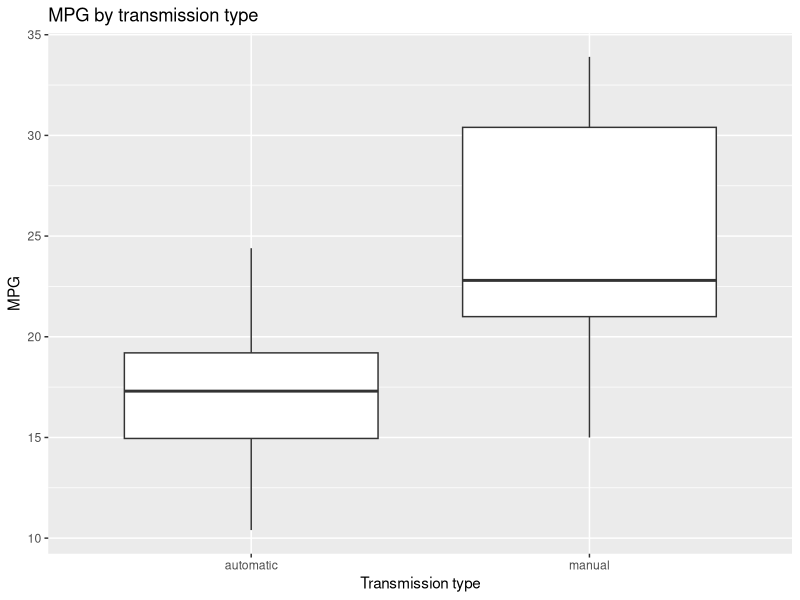
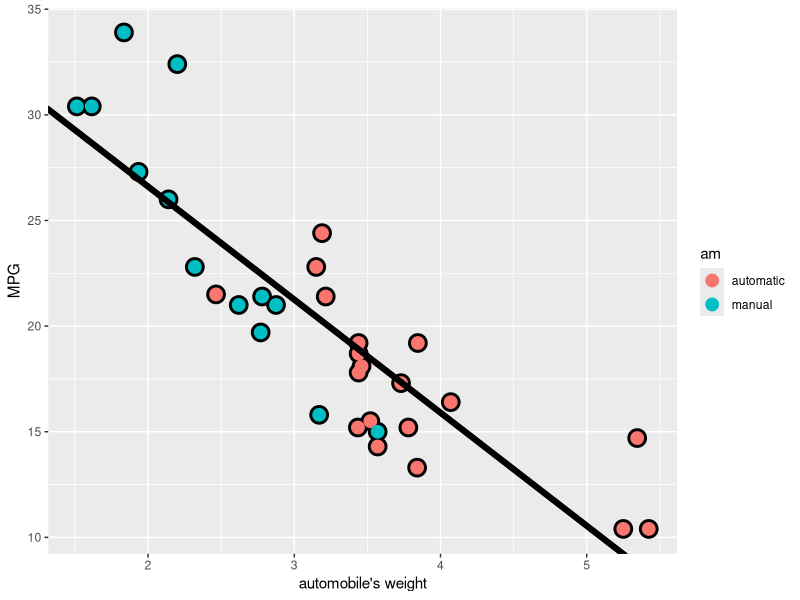

The R script that drew these images, in order:
## ---- chunk 1
library(knitr) # package load has to be included, otherwise, knitr returns error
options(width = 100)
opts_chunk$set(echo = TRUE, message = F, error = F, warning = F, comment = NA, fig.align = 'center', dpi = 100, tidy = F, cache.path = '.cache/', fig.path = 'fig/')

options(xtable.type = 'html')
knit_hooks$set(inline = function(x) {
  if(is.numeric(x)) {
    round(x, 2) # changed rounding option to 2 digits, by default was :
      # round(x, getOption('digits'))
  } else {
    paste(as.character(x), collapse = ', ')
  }
})
# not sure what the purpose of the chunk below is
# knit_hooks$set(plot = knitr:::hook_plot_html)
runif(1)
## ---- chunk 2
library(dplyr, warn.conflicts = FALSE)
mtcars <- mtcars %>%
mutate(am = factor(am, levels = c(0,1), labels = c("automatic", "manual")))
## ---- chunk 3
library(ggplot2)
p <- ggplot(mtcars, aes(am, mpg))
p <- p + geom_boxplot()
p <- p + ggtitle("MPG by transmission type") + xlab("Transmission type") + ylab("MPG")
p
## ---- chunk 4
fit <- lm(mpg ~ am, data = mtcars)
summary(fit)$coef
## ---- chunk 5
with(mtcars, data.frame(
    absoluteCorrelation = round(c(abs(cor(mpg,disp)), abs(cor(mpg,hp)), abs(cor(mpg,drat)),
        abs(cor(mpg,wt)),abs(cor(mpg,qsec))),2),
    row.names = c("disp", "hp", "drat", "wt", "qsec")
    )
)
## ---- chunk 6
fit2 <- lm(mpg ~ am + wt, data = mtcars)
summary(fit2)$coef
summary(fit2)$r.square
## ---- chunk 7
fit3 <- lm(mpg ~ am + disp, data = mtcars)
summary(fit3)$coef
summary(fit3)$r.square
## ---- chunk 8
g <- ggplot(data = mtcars, aes(x = wt, y = mpg, colour = am))
g <- g + geom_point(size = 6, colour = "black") + geom_point(size = 4)
g <- g + geom_abline(intercept = coef(fit2)[1], slope = coef(fit2)[3], size = 2)
g <- g + geom_abline(intercept = coef(fit2)[1] + coef(fit2)[2], slope = coef(fit2)[3], size = 2)
g <- g + xlab("automobile's weight") + ylab("MPG")
g
